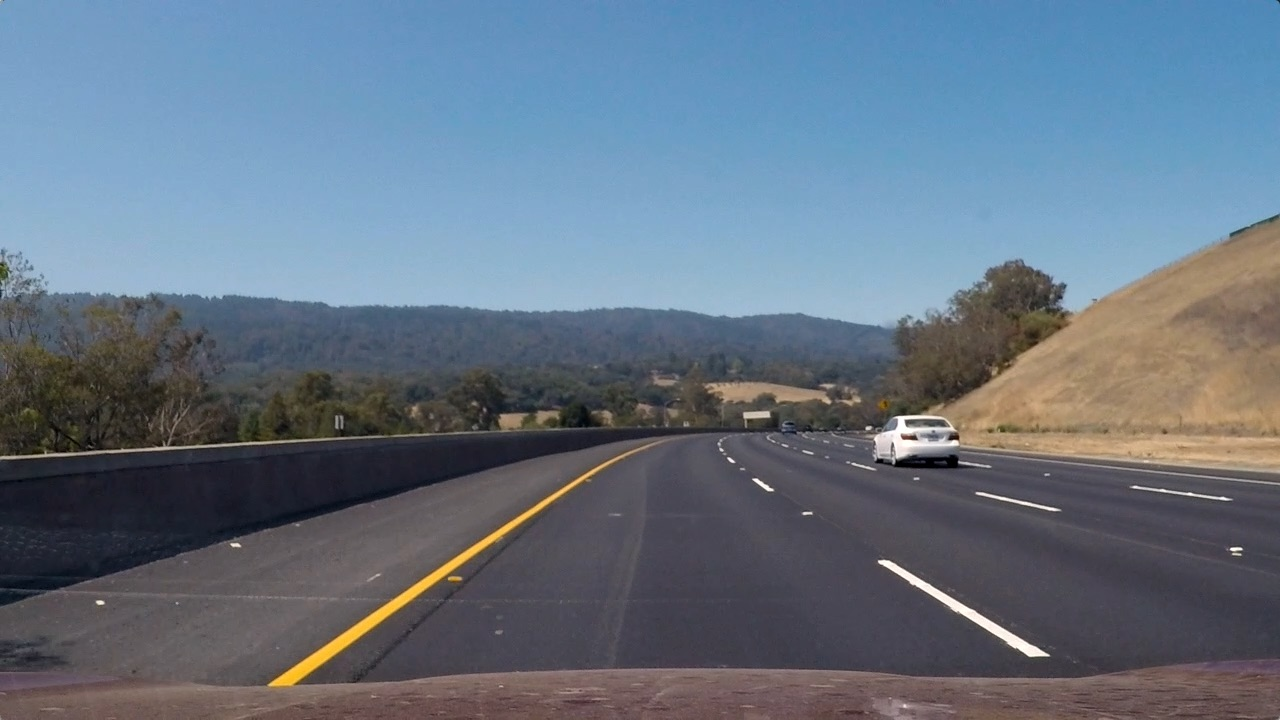
#> input picture Task-2/test3.jpg, 1280 x 720 px
$ jupyter execute --allow-errors Perspective_task.ipynb   (shell and % lines are left out)
#> lines starting #> are read from the running program, lines starting #| are printed output that depends on the picture
#> further down, task_image is the input picture: shape (720, 1280, 3); mean R, G, B 101.1, 115.3, 130.7
[cell 1]
import numpy as np
import cv2
import matplotlib.pyplot as plt
import matplotlib.image as mpimg

[cell 2]
def cameraCalibrate(image):
    # Compute the camera calibration matrix and distortion coefficients given a set of chessboard images.
    import glob

    #read in and make a list of calibration images
    images = glob.glob('./camera_cal/calibration*.jpg')

    #Arrays to store objects points and image points from all the images
    objpoints = [] #3d points
    imgpoints = [] #2d points

    #prepare points
    objp  = np.zeros((9*6,3),np.float32)
    objp[:,:2] = np.mgrid[0:9,0:6].T.reshape(-1,2)


    for fname in images:
        #read in each image
        img = mpimg.imread(fname)
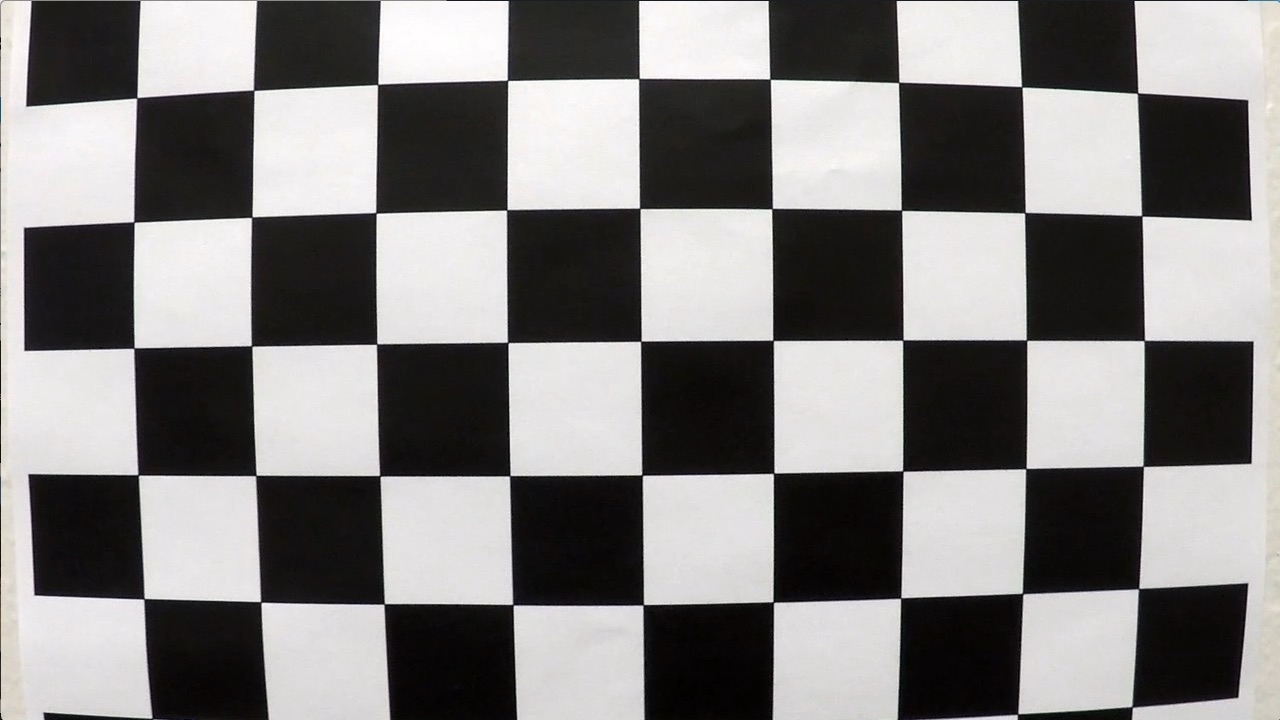
#> input picture Task-2/camera_cal/calibration1.jpg, 1280 x 720 px
#> img is the input picture: shape (720, 1280, 3); mean R, G, B 130.1, 128.4, 127.8
        #convert image to gray scale
        gray  = cv2.cvtColor(img,cv2.COLOR_RGB2GRAY)
        #find corners
        ret,corners = cv2.findChessboardCorners(gray,(9,6),None)
#> ret = False; corners = None
        if ret == True:
            imgpoints.append(corners)
            objpoints.append(objp)

    shape =(img.shape[1],img.shape[0])
#> shape = (1280, 720)
    ret, mtx, dist, rvect, tvect = cv2.calibrateCamera(objpoints,imgpoints,shape,None,None)

    #undistored the image
    undistorted_image = cv2.undistort(image, mtx, dist, None, mtx)
    return undistorted_image

## Load Task Image

[cell 3]
task_image = mpimg.imread('./test3.jpg')

f, (ax1,ax2) = plt.subplots(1, 2, figsize=(20,10))
ax1.set_title('Original image', fontsize=20)
ax1.imshow(task_image)
ax2.set_title('calibrated image', fontsize=20)
#> (the rest of this cell did not finish here and is left out)

## Src Points

[cell 4]
# TODO: Source points
# make sure that the points follow the right arrangement whether it's clockwise or counter-clockwise
# source and destination points must have the same arrangement whether it's clockwise or counter-clockwise
# The points in src array are (x,y).
src = np.float32([[200,700],[450,500],
                  [850,500],[1200,700]])

# visualize your mask region
f, (ax1) = plt.subplots(1, 1, figsize=(20,10))
ax1.set_title('source area', fontsize=20)
ax1.imshow(task_image)
ordered_y = [src[0][1],src[1][1],src[2][1],src[3][1],src[0][1]]
ordered_x = [src[0][0],src[1][0],src[2][0],src[3][0],src[0][0]]
ax1.plot(ordered_x,ordered_y , color='red', alpha=0.7,
    linewidth=3, solid_capstyle='round', zorder=2)
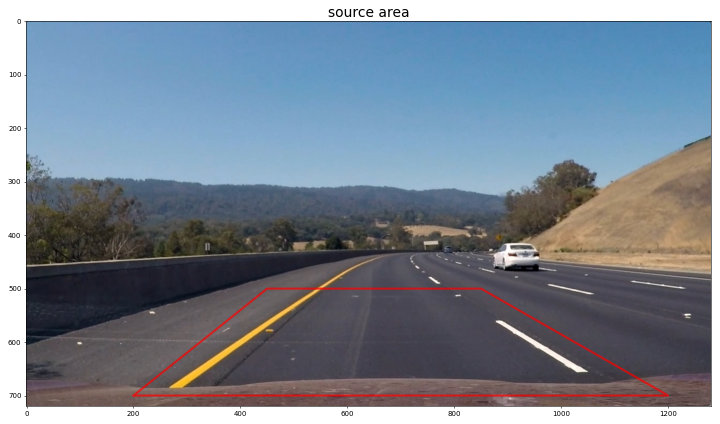
#> figure drawn by matplotlib, 1 panel

## Dst Points

[cell 5]
# TODO: Destination points
# make sure that the points follow the right arrangement whether it's clockwise or counter-clockwise
# source and destination points must have the same arrangement whether it's clockwise or counter-clockwise
# The points in src array are (x,y).
#dst = np.float32([[0,700],[0,0],[700,0],[700,700]])

dst = np.float32([[200,700],[200,100],
                  [1100,100],[1100,700]])

# visualize your mask region
f, (ax1) = plt.subplots(1, 1, figsize=(20,10))
ax1.set_title('destination area', fontsize=20)
ax1.imshow(task_image)
ordered_y = [dst[0][1],dst[1][1],dst[2][1],dst[3][1],dst[0][1]]
ordered_x = [dst[0][0],dst[1][0],dst[2][0],dst[3][0],dst[0][0]]
ax1.plot(ordered_x,ordered_y , color='red', alpha=0.7,
    linewidth=3, solid_capstyle='round', zorder=2)
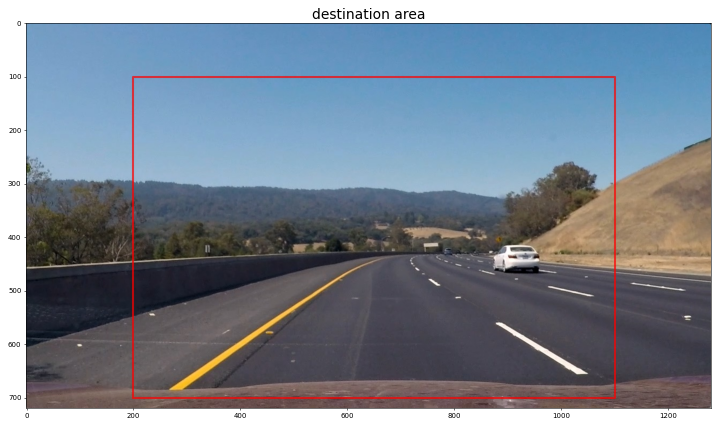
#> figure drawn by matplotlib, 1 panel

## Perspective Transformation

[cell 6]
def perspective_transform(undistorted):
    img_size = (undistorted.shape[1], undistorted.shape[0])
#> img_size = (1280, 720)
    # TODO: Implement perspective transform
    #get perspective
    m = cv2.getPerspectiveTransform(src, dst)
    warped = cv2.warpPerspective(undistorted, m, img_size, flags=cv2.INTER_LINEAR)
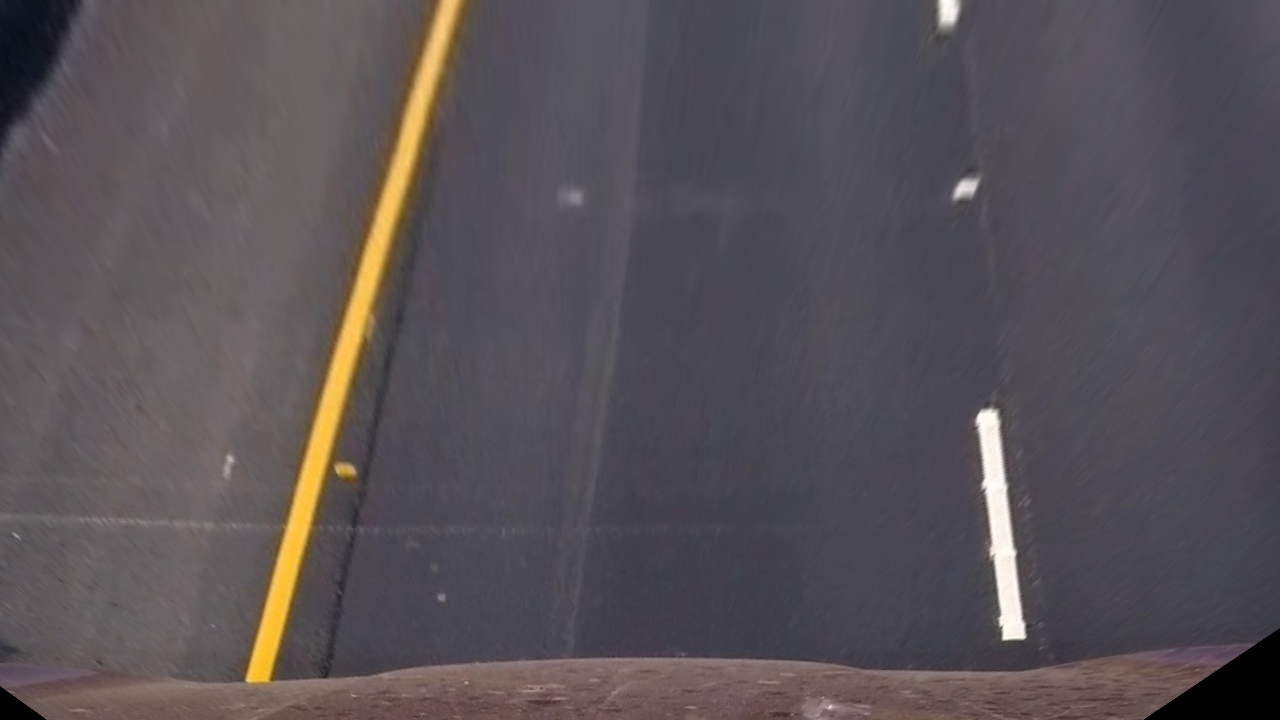
#> warped: shape (720, 1280, 3); mean R, G, B 87.6, 81.6, 86.4
    #wrap perspective/image transform
    return warped

## Perspective Transformation result

[cell 7]
# # Undistord the image then apply perspective transformation
# task_image = mpimg.imread('./test3.jpg')
# calibrated_img = cameraCalibrate(task_image)

transformed_img = perspective_transform(task_image)

# visualize your results
f, (ax1,ax2) = plt.subplots(1, 2, figsize=(20,10))
ax1.set_title('Original image', fontsize=20)
ax1.imshow(task_image)
ax2.set_title('Transformed image', fontsize=20)
ax2.imshow(transformed_img)
